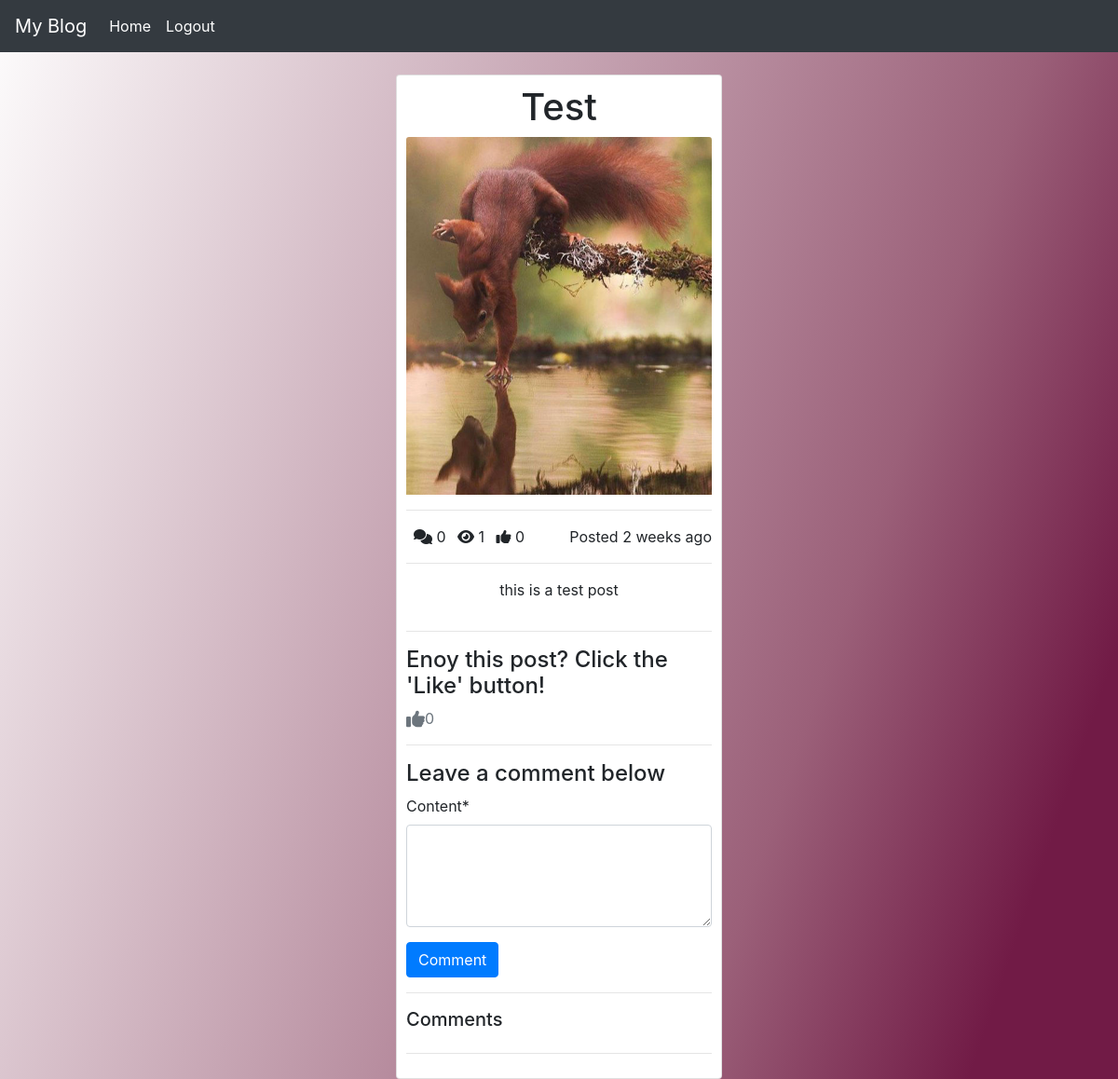
/test/ (signed in), run on an earlier commit of the app's database.
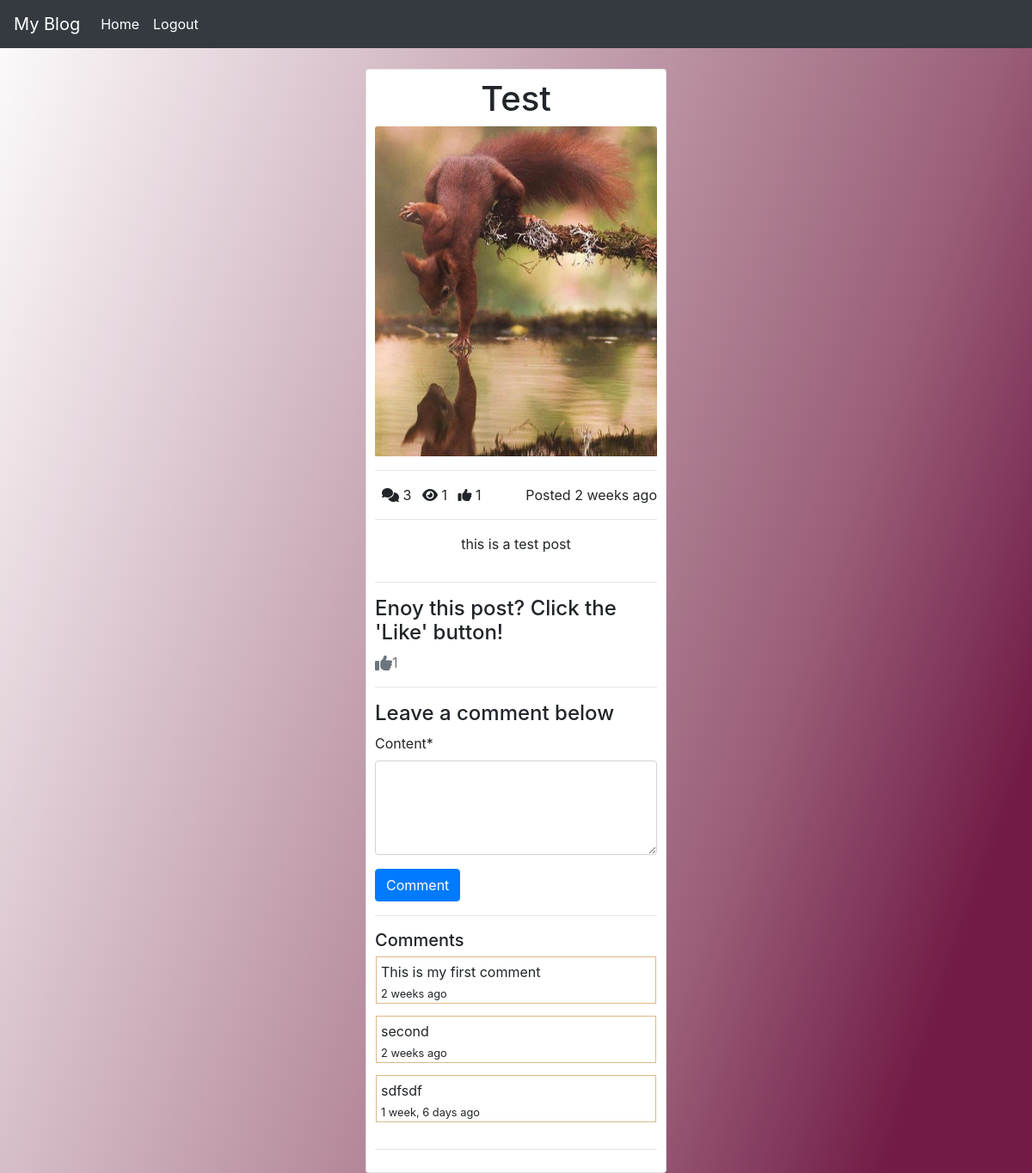
And on a later commit of the database.
### posts/models.py (models this page shows, shortened)
class Post(models.Model):
    title = models.CharField(max_length=100)
    content = models.TextField()
    thumbnail = models.ImageField()
    publish_date = models.DateTimeField(auto_now_add=True)
    last_updated = models.DateTimeField(auto_now=True)
    author = models.ForeignKey(User, on_delete=models.CASCADE)
    slug = models.SlugField()
    def get_like_url(self):
        return reverse("like", kwargs={"slug": self.slug})
    @property
    def comments(self):
        return self.comment_set.all()
    @property
    def get_comment_count(self):
        return self.comment_set.all().count()
    @property
    def get_view_count(self):
        return self.postview_set.all().count()
    @property
    def get_like_count(self):
        return self.like_set.all().count()

class Comment(models.Model):
    user = models.ForeignKey(User, on_delete=models.CASCADE)
    post = models.ForeignKey(Post, on_delete=models.CASCADE)
    timestamp = models.DateTimeField(auto_now_add=True)
    content = models.TextField()

### posts/views.py (the view, shortened to what this page needs)
# urls.py: path("<slug>/", PostDetailView.as_view(), name="detail"),
class PostDetailView(DetailView):
    model = Post
    def get_context_data(self, **kwargs):
        context = super().get_context_data(**kwargs)
        context.update({"form": CommentForm()})
        return context
    def get_object(self, **kwargs):
        object = super().get_object(**kwargs)
        if self.request.user.is_authenticated:
            PostView.objects.get_or_create(user=self.request.user, post=object)
        return object

### posts/forms.py
class CommentForm(forms.ModelForm):
    content = forms.CharField(required=True, widget=forms.Textarea(attrs={"rows": 4}))
    class Meta:
        model = Comment
        fields = ("content",)

### templates/posts/post_detail.html (shortened to what this page needs)
{% extends "base.html" %}
{% load crispy_forms_tags %}
{% block content %}
<div class="text-center">
    <div class="row">
        <div class="col-4 offset-4">
            <div class="card" style="padding: 10px;">
                <h1>{{ object.title|title }}</h1>
                <img src="{{ object.thumbnail.url }}" class="card-img-top" alt="...">
                <hr />
                <div style="text-align: left;">
                    <span><i class="fas fa-comments ml-2"></i> {{ object.get_comment_count }}</span>
                    <span><i class="fas fa-eye ml-2"></i> {{ object.get_view_count }}</span>
                    <span><i class="fas fa-thumbs-up ml-2"></i> {{ object.get_like_count }}</span>
                    <span class="float-right">
                        Posted {{ object.publish_date|timesince }} ago
                    </span>
                </div>
                <hr>
                <div>
                    <p>{{ object.content }}</p>
                </div>
                <hr>
                <div class="text-left">
                    {% if request.user.is_authenticated %}
                    <h4>Enoy this post? Click the 'Like' button!</h4>
                    <a class="text-muted" href="{{ object.get_like_url }}"><i
                            class="fas fa-thumbs-up fa-lg"></i>{{ object.get_like_count }}
                    </a>
                    <hr>
                    {% endif %}
                    {% if request.user.is_authenticated %}
                    <h4>Leave a comment below</h4>
                    <form method="POST">
                        {{ form|crispy }}
                        <button class="btn btn-primary" type='submit'>Comment</button>
                    </form>
                    <hr>
                    <h5>Comments</h5>
                    {% for comment in object.comments %}
                    <div style="margin: 1px 2px;padding: 5px 0px 0px 5px; outline: 1px solid burlywood;">
                        <p>{{ comment.content }}
                            <br>
                            <small>{{ comment.timestamp|timesince }} ago</small>
                        </p>
                    </div>
                    {% endfor %}
                    {% else %}
                    <a href="{% url 'account_login' %}" class="btn btn-primary btn-block">Login to comment</a>
                    {% endif %}
                </div>
                <hr>
            </div>
        </div>
    </div>
</div>
{% endblock content %}

What changed in the data, as far as the page shows it:
computed for Post "Test": get_comment_count "0" → "3"; get_like_count "0" → "1"
added Comment: content "This is my first comment", timestamp "2 weeks"
added Comment: content "second", timestamp "2 weeks"
added Comment: content "sdfsdf", timestamp "1 week, 6 days"
